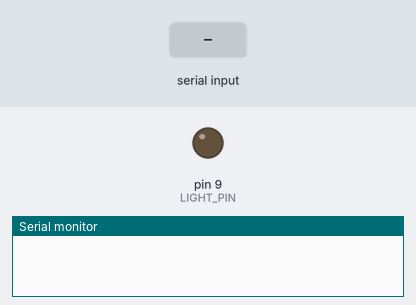
Recording of a sketch running on a simulated Arduino Uno, built with avr-gcc and run on an emulated ATmega328P. Shown: output pins drawn as LEDs (lit = HIGH), the last lines printed to the serial monitor. The inputs (shaded band) are chosen by the test bench.

Above: at 1.2 s.
1.3 s: "pomodoro_sec_\n" received over Serial
At 1.6 s:
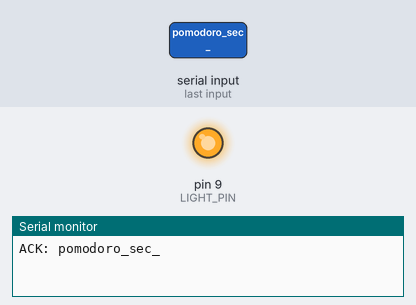
2.8 s: "thinking\n" received over Serial
4.3 s: "processing\n" received over Serial
Timing chart, 0 to 32.8 s (numbered marks = the images above; inputs shaded):
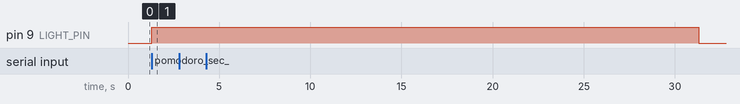

The sketch:

arduino_sidekick.ino
```cpp
const int LIGHT_PIN = 9;

enum DisplayState { IDLE, POMODORO };
DisplayState currentState = IDLE;

unsigned long pomodoroEndTime = 0;

void setup() {
  Serial.begin(115200);
  pinMode(LIGHT_PIN, OUTPUT);
  digitalWrite(LIGHT_PIN, LOW);
}

void loop() {
  if (Serial.available() > 0) {
    String command = Serial.readStringUntil('\n');
    command.trim();

    // We safely ignore the matrix commands so the Python script doesn't break
    if (command == "thinking" || command == "processing" || command == "greeting") {
      // Do nothing
    }
    else if (command.startsWith("pomodoro_sec_")) {
      int underscoreIdx = command.lastIndexOf("_");
      int secs = command.substring(underscoreIdx + 1).toInt();
      if (secs <= 0) secs = 30;

      pomodoroEndTime = millis() + (secs * 1000UL);
      currentState = POMODORO;
      digitalWrite(LIGHT_PIN, HIGH);
    }
    else if (command.startsWith("pomodoro_")) {
      int underscoreIdx = command.indexOf("_");
      int mins = command.substring(underscoreIdx + 1).toInt();
      if (mins <= 0) mins = 25;

      pomodoroEndTime = millis() + (mins * 60000UL);
      currentState = POMODORO;
      digitalWrite(LIGHT_PIN, HIGH); // Turn LED ON to indicate Pomodoro started
    }
    else if (command == "light_on") {
      currentState = IDLE; // Override pomodoro timer
      digitalWrite(LIGHT_PIN, HIGH);
    }
    else if (command == "light_off") {
      currentState = IDLE; // Override pomodoro timer
      digitalWrite(LIGHT_PIN, LOW);
    }

    Serial.println("ACK: " + command);
  }

  // State Management
  if (currentState == POMODORO) {
    // If the current time has passed the end time, the Pomodoro is over
    if (millis() >= pomodoroEndTime) {
       currentState = IDLE;
       digitalWrite(LIGHT_PIN, LOW); // Turn off the LED when finished!
    }
  }
}
```

Measured:
- after the input at 1.3 s, pin 9 (LIGHT_PIN): LOW → HIGH at once
